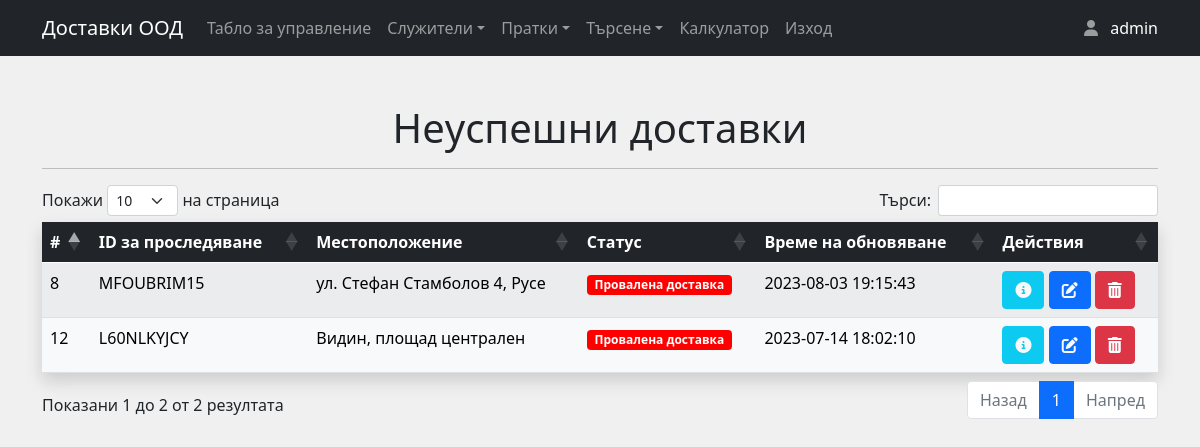
The page /failed_shipments.php (signed in) on the database its author committed.
### tables this page shows
CREATE TABLE `shipment_history` (
  `shipment_id` int(11) NOT NULL,
  `tracking_id` varchar(255) NOT NULL,
  `location` varchar(255) NOT NULL,
  `status` varchar(100) NOT NULL,
  `update_time` datetime NOT NULL DEFAULT current_timestamp(),
  `history_table_id` int(11) NOT NULL
);

### failed_shipments.php (the view, shortened to what this page needs)
<?php
include_once 'header.php';
include_once 'includes/dbh.inc.php';
?>
<div class="container my-5">
  <h1 class="text-center my-3">Неуспешни доставки</h1>
  <hr>
  <table id="example" class="table shadow table-striped">
    <thead class="table-dark">
      <tr>
        <th scope="col">#</th>
        <th scope="col">ID за проследяване</th>
        <th scope="col">Местоположение</th>
        <th scope="col">Статус</th>
        <th scope="col">Време на обновяване</th>
        <th scope="col">Действия</th>
      </tr>
    </thead>
    <tbody class="table-light">
      <?php
      $sql = "SELECT sh.*
      FROM shipment_history sh
      JOIN (
          SELECT shipment_id, MAX(update_time) AS max_update_time
          FROM shipment_history
          GROUP BY shipment_id
      ) sh_max ON sh.shipment_id = sh_max.shipment_id AND sh.update_time = sh_max.max_update_time
      WHERE sh.status = 'Провалена доставка';";
      $result = mysqli_query($conn, $sql);
      if ($result) {
        while ($row = mysqli_fetch_assoc($result)) {
          $shipment_id = $row['shipment_id'];
          $tracking_id = $row['tracking_id'];
          $location = $row['location'];
          $status = $row['status'];
          $update_time = $row['update_time'];
 list($badgeColor, $textColor) = getStatusBadgeColor($status);
          echo '<tr>
                  <td>' . $shipment_id . '</td>
                  <td>' . $tracking_id . '</td>
                  <td>' . $location . '</td>
<td><h5 class="badge" style="background-color:' . $badgeColor . '; color:' . $textColor . ';">' . $status . '</h5>
                  </td>                  <td>' . $update_time . '</td>
                  <td>
                  <a href="info_shipment.php?infoid=' . $shipment_id . '" class="btn btn-info text-light" style="text-decoration: none"><i class="fa fa-info-circle"></i></a>
                  <a href="update_shipment.php?updateid=' . $shipment_id . '" class="btn btn-primary text-light" style="text-decoration: none"><i class="fas fa-edit"></i></a>
                  <button type="button" class="btn btn-danger delete-button" data-id="' . $shipment_id . '"><i class="fas fa-trash-alt"></i></button>
                </td>
                </tr>';
        }
      }
      ?>
    </tbody>
  </table>
</div>

### rows shown on the page
shipment_history: shipment "12", tracking "L60NLKYJCY", location "Видин, площад централен", status "Провалена доставка", update_time "2023-07-14 18:02:10"
shipment_history: shipment "8", tracking "MFOUBRIM15", location "ул. Стефан Стамболов 4, Русе", status "Провалена доставка", update_time "2023-08-03 19:15:43"

### other values the page prints
$_SESSION["useruid"] "admin"
